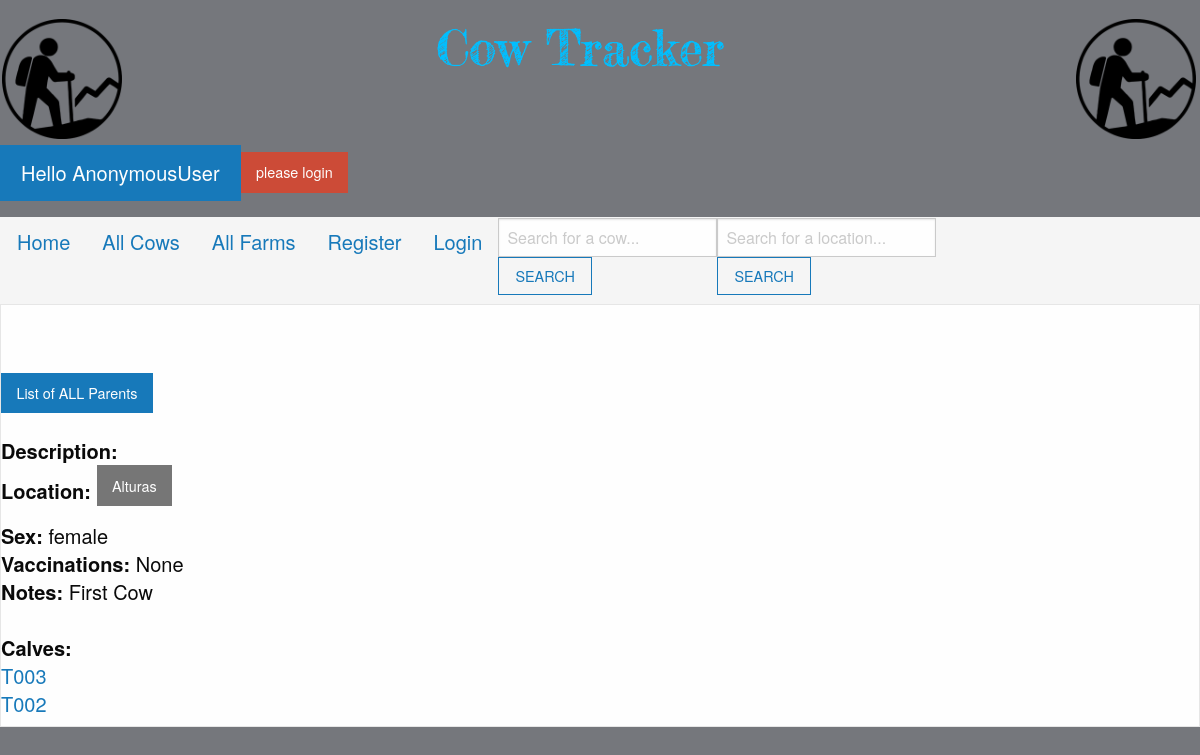
/single_cow/8, run on an earlier commit of the app's database.
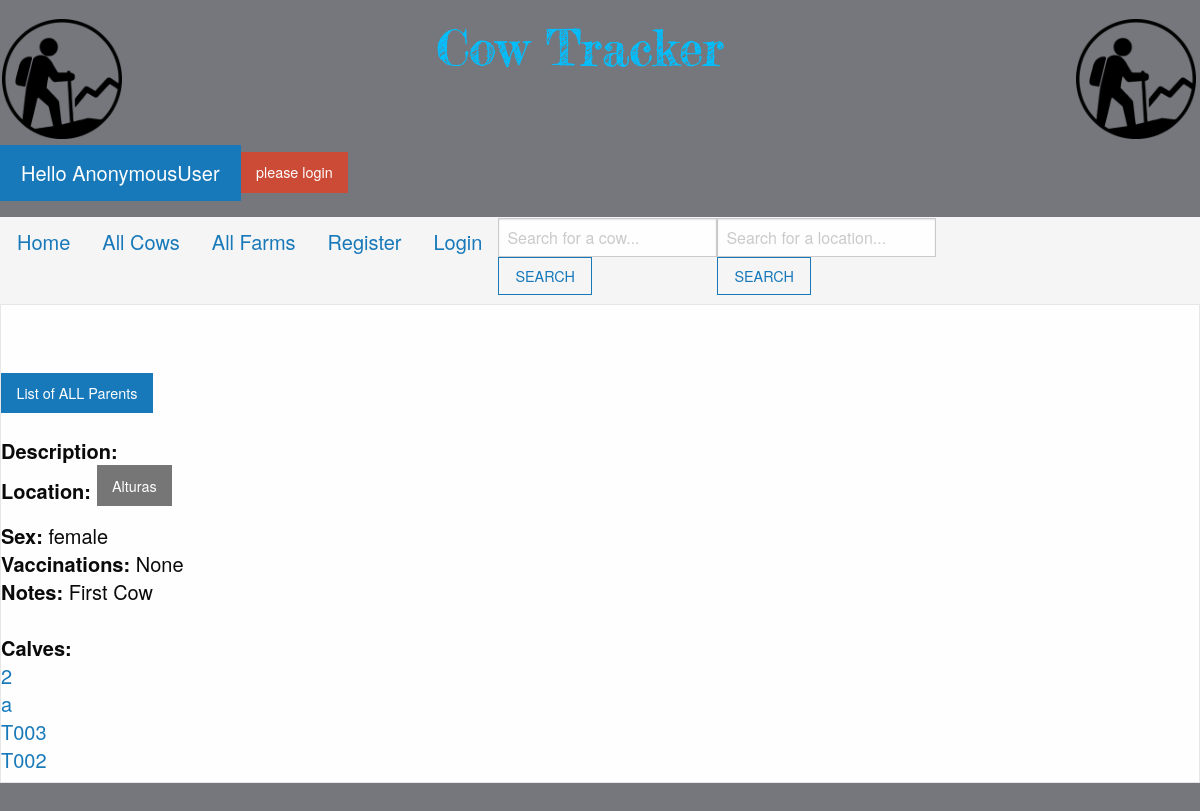
And on a later commit of the database.
### myapp/models.py (models this page shows, shortened)
class Cow(models.Model):
 cow_tag = models.CharField(max_length = 30)
 cow_sex = models.CharField(max_length=6, choices=(('male','MALE'), ('female', "FEMALE")), default='female')
 cow_vaccinations = models.CharField(max_length = 30, blank=True)
 cow_location = models.ForeignKey(FarmLocations, blank=True, null=True, on_delete=models.CASCADE)
 cow_notes = models.CharField(max_length = 200, blank=True)
 cow_PARENT = models.ForeignKey('self', on_delete=models.CASCADE, related_name='children')

### myapp/views.py (the view)
# urls.py: path('single_cow/<cow_id>', views.single_cow, name = "single-cow"),
def single_cow(request, cow_id):
  cow = Cow.objects.get(pk=cow_id)
  childrenlist = cow.children.all()
  childrenlength = len(cow.children.all())
  context={
    'title':"Cow",
    'cow':cow,
    'childrenlength':childrenlength,
    'childrenlist':childrenlist
  }
  return render(request, "single_cow.html",context)

### myapp/models.py (called while the page is built)
 def __str__(self):
    return self.location_name

### myapp/templates/single_cow.html (shortened to what this page needs)
{% extends "base.html" %}
{% load static %}
{% block body %}
 <div >
  <div class = "card">
   <br/>
    <div class = "card-body">
      <h5 class = "card-title">
              {% if cow.cow_PARENT.cow_tag == "NO PARENT" %}
                {% if cow.cow_tag != "NO PARENT" %}
                  <a href = {{ cow.cow_PARENT.id }}>
                    <div class = "button">List of ALL Parents
                      </div>
                    </a>
                {% endif %}
                {% endif %}
    <h5 class = "card-title">
            <strong>Description: </strong> {{ farm.location_description }}<br>
              {% if cow.cow_tag != "NO PARENT" %}
              <strong>Location:</strong> <a href = /single_farm/{{ cow.cow_location.id }}>
                <div class = "secondary button">{{ cow.cow_location }}</div></a>
              {% endif %}
              <br/>
              <strong>Sex: </strong> {{ cow.cow_sex }}<br/>
              <strong>Vaccinations: </strong>  {{ cow.cow_vaccinations }} <br/>
              <strong>Notes: </strong>  {{ cow.cow_notes }} <br/>
            <br>
              {% if childrenlength > 0 %}
                {% if cow.cow_tag == "NO PARENT" %}
                  <strong>Parents: </strong> <br/>
                {% else %}
                  <strong>Calves: </strong> <br/>
                {% endif %}
                {% for child in childrenlist reversed %}
                {% if child.cow_tag != "NO PARENT" %}
                  <a href = {{ child.id }}>
                    {{child.cow_tag}} </a>
                  <br>
                  {% endif %}
                {% endfor %}
              {% endif %}
        </h1>
        </div>
  </div>
{% endblock %}
{% block footer %}
<div class="footer-box">
  <form>
  </form>
</div>
{% endblock %}

What changed in the data, as far as the page shows it:
added Cow: cow_tag "2"
added Cow: cow_tag "a"
